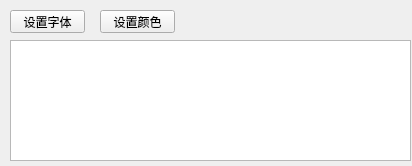
<?xml version="1.0" encoding="UTF-8"?>
<ui version="4.0">
 <class>MainWindow</class>
 <widget class="QMainWindow" name="MainWindow">
  <property name="geometry">
   <rect>
    <x>0</x>
    <y>0</y>
    <width>412</width>
    <height>166</height>
   </rect>
  </property>
  <property name="windowTitle">
   <string>MainWindow</string>
  </property>
  <widget class="QWidget" name="centralwidget">
   <widget class="QPushButton" name="pushButton">
    <property name="geometry">
     <rect>
      <x>10</x>
      <y>10</y>
      <width>75</width>
      <height>23</height>
     </rect>
    </property>
    <property name="text">
     <string>设置字体</string>
    </property>
   </widget>
   <widget class="QWidget" name="horizontalLayoutWidget">
    <property name="geometry">
     <rect>
      <x>10</x>
      <y>40</y>
      <width>401</width>
      <height>121</height>
     </rect>
    </property>
    <layout class="QHBoxLayout" name="horizontalLayout">
     <item>
      <widget class="QTextEdit" name="textEdit"/>
     </item>
    </layout>
   </widget>
   <widget class="QPushButton" name="pushButton_2">
    <property name="geometry">
     <rect>
      <x>100</x>
      <y>10</y>
      <width>75</width>
      <height>23</height>
     </rect>
    </property>
    <property name="text">
     <string>设置颜色</string>
    </property>
   </widget>
  </widget>
 </widget>
 <resources/>
 <connections/>
</ui>
